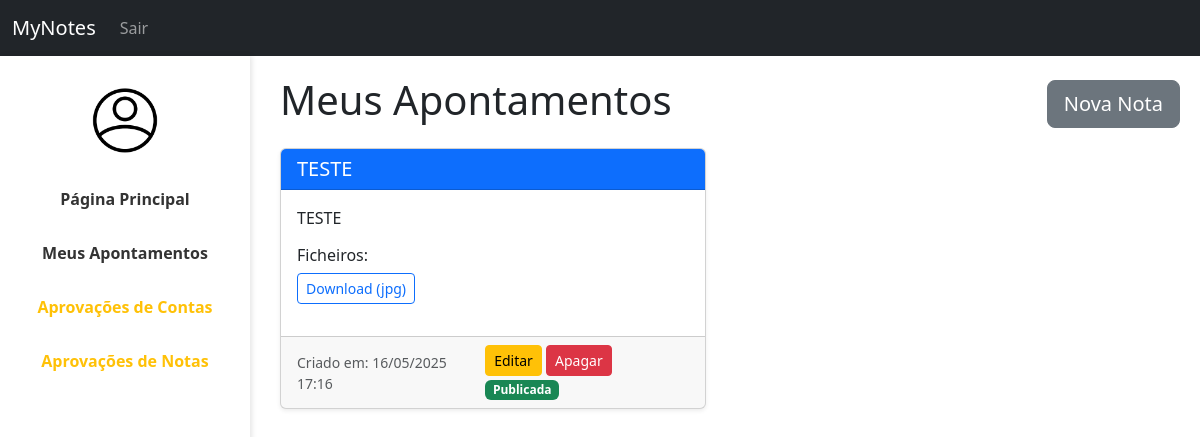
The app's page /MyNotes/apontamentos.php (signed in) with its own data.
### tables this page shows
CREATE TABLE `notes` (
  `id` int(11) NOT NULL,
  `user_id` int(11) NOT NULL,
  `id_cadeira` int(11) DEFAULT NULL,
  `escola` int(11) DEFAULT NULL,
  `title` varchar(255) NOT NULL,
  `content` text NOT NULL,
  `private_status` tinyint(2) NOT NULL DEFAULT 1,
  `created_at` timestamp NOT NULL DEFAULT current_timestamp(),
  `updated_at` timestamp NOT NULL DEFAULT current_timestamp() ON UPDATE current_timestamp()
);

CREATE TABLE `note_files` (
  `id` int(11) NOT NULL,
  `note_id` int(11) NOT NULL,
  `file_path` varchar(500) NOT NULL,
  `file_type` varchar(50) NOT NULL,
  `uploaded_at` timestamp NOT NULL DEFAULT current_timestamp()
);

### MyNotes/apontamentos.php (the view, shortened to what this page needs)
<?php
require_once 'config.php';
$user_id = $_SESSION["user_id"];
$isAdmin = !empty($_SESSION["admin"]) && $_SESSION["admin"] == 2;
$stmt = $conn->prepare("SELECT id, title, content, created_at, private_status FROM notes WHERE user_id = ? ORDER BY created_at DESC");
$stmt->execute([$user_id]);
$notes = $stmt->fetchAll(PDO::FETCH_ASSOC);
?>
<!DOCTYPE html>
<html lang="pt">
<head>
    <link href="https://cdn.jsdelivr.net/npm/bootstrap@5.3.0/dist/css/bootstrap.min.css" rel="stylesheet">
    <link rel="stylesheet" href="styles.css">
</head>
<body>
    <nav class="navbar navbar-expand-lg navbar-dark bg-dark">
        <div class="container-fluid">
            <a class="navbar-brand" href="index.php">MyNotes</a>
            <div class="collapse navbar-collapse" id="navbarNav">
                <ul class="navbar-nav w-100 align-items-center">
                    <?php if (isset($_SESSION["user_id"])): ?>
                        <li class="nav-item"><a class="nav-link" href="logout.php">Sair</a></li>
                    <?php else: ?>
                        <li class="nav-item"><a class="nav-link" href="login.php">Login</a></li>
                    <?php endif; ?>
                </ul>
            </div>
        </div>
    </nav>
    <div class="sidebar" style="text-align: center;">
        <a href="perfil.php" style="border: none; background: none; padding: 0;">
            <img src="./img/avatar.png" class="rounded-circle" style="width: 80px; border: none;" alt="Avatar" />
        </a>
        <a href="#">Página Principal</a>
        <a href="apontamentos.php">Meus Apontamentos</a>
        <?php if ($isAdmin): ?>
            <a href="aprovar_contas.php" class="text-warning fw-bold">Aprovações de Contas</a>
            <a href="aprovar_notas.php" class="text-warning fw-bold">Aprovações de Notas</a>
        <?php endif; ?>
    </div>
    <div class="content d-flex flex-column align-items-start">
        <div class="d-flex justify-content-between align-items-center w-100">
            <h1>Meus Apontamentos</h1>
            <a href="nova_nota.php" class="btn btn-secondary btn-lg">Nova Nota</a>
        </div>
        <?php if (count($notes) > 0): ?>
            <div class="row mt-3 w-100">
                <?php foreach ($notes as $note): ?>
                    <div class="col-md-6">
                        <div class="card mb-3 shadow-sm">
                            <div class="card-header bg-primary text-white d-flex justify-content-between">
                                <h5 class="mb-0"><?= htmlspecialchars($note['title']) ?></h5>
                            </div>
                            <div class="card-body">
                                <p class="card-text"><?= nl2br(htmlspecialchars($note['content'])) ?></p>
                                <?php
                                $stmtFiles = $conn->prepare("SELECT file_path, file_type FROM note_files WHERE note_id = ?");
                                $stmtFiles->execute([$note['id']]);
                                $files = $stmtFiles->fetchAll(PDO::FETCH_ASSOC);
                                ?>
                                <?php if (!empty($files)): ?>
                                    <div class="mt-2">
                                        <h6>Ficheiros:</h6>
                                        <ul class="list-unstyled">
                                            <?php foreach ($files as $file): ?>
                                                <li>
                                                    <a href="download.php?note_id=<?= $note['id'] ?>&file=<?= urlencode($file['file_path']) ?>"
                                                        class="btn btn-sm btn-outline-primary">
                                                        Download (<?= htmlspecialchars($file['file_type']) ?>)
                                                    </a>
                                                </li>
                                            <?php endforeach; ?>
                                        </ul>
                                    </div>
                                <?php endif; ?>
                            </div>
                            <div class="card-footer d-flex justify-content-between align-items-center">
                                <small class="text-muted">Criado em:
                                    <?= date('d/m/Y H:i', strtotime($note['created_at'])) ?></small>
                                <div>
                                    <a href="editar_nota.php?id=<?= $note['id'] ?>" class="btn btn-sm btn-warning">Editar</a>
                                    <form action="delete_note.php" method="POST" class="d-inline">
                                        <button type="submit" class="btn btn-sm btn-danger">Apagar</button>
                                    </form>
                                    <?php if ($note['private_status'] == 1): ?>
                                        <form action="apontamentos.php" method="POST" class="d-inline">
                                            <input type="hidden" name="publicar_note_id" value="<?= $note['id'] ?>">
                                            <button type="submit" class="btn btn-sm btn-success">Publicar</button>
                                        </form>
                                    <?php elseif($note['private_status'] == 0): ?>
                                        <span class="badge bg-success">Publicada</span>
                                    <?php else: ?>
                                        <span class="badge bg-success">A aguardar aprovação de moderadores</span>
                                    <?php endif; ?>
                                </div>
                            </div>
                        </div>
                    </div>
                <?php endforeach; ?>
            </div>
        <?php else: ?>
            <p class="mt-3">Ainda não tem apontamentos.</p>
        <?php endif; ?>
    </div>
</body>
</html>

### MyNotes/styles.css (style rules this page uses)
.sidebar { width: 250px; height: 100vh; position: fixed; left: 0; top: 56px; padding-top: 20px; box-shadow: 2px 0 5px rgba(0, 0, 0, 0.1); }
.sidebar a { display: block; padding: 15px; color: #333; text-decoration: none; font-weight: bold; }
.content { margin-left: 260px; padding: 20px; max-width: calc(100% - 260px); }
.card { max-width: 800px; }

### records on screen
notes: title "TESTE", content "TESTE", created_at "16/05/2025 17:16", private_status "Publicada"
note_files: file_type "jpg"
